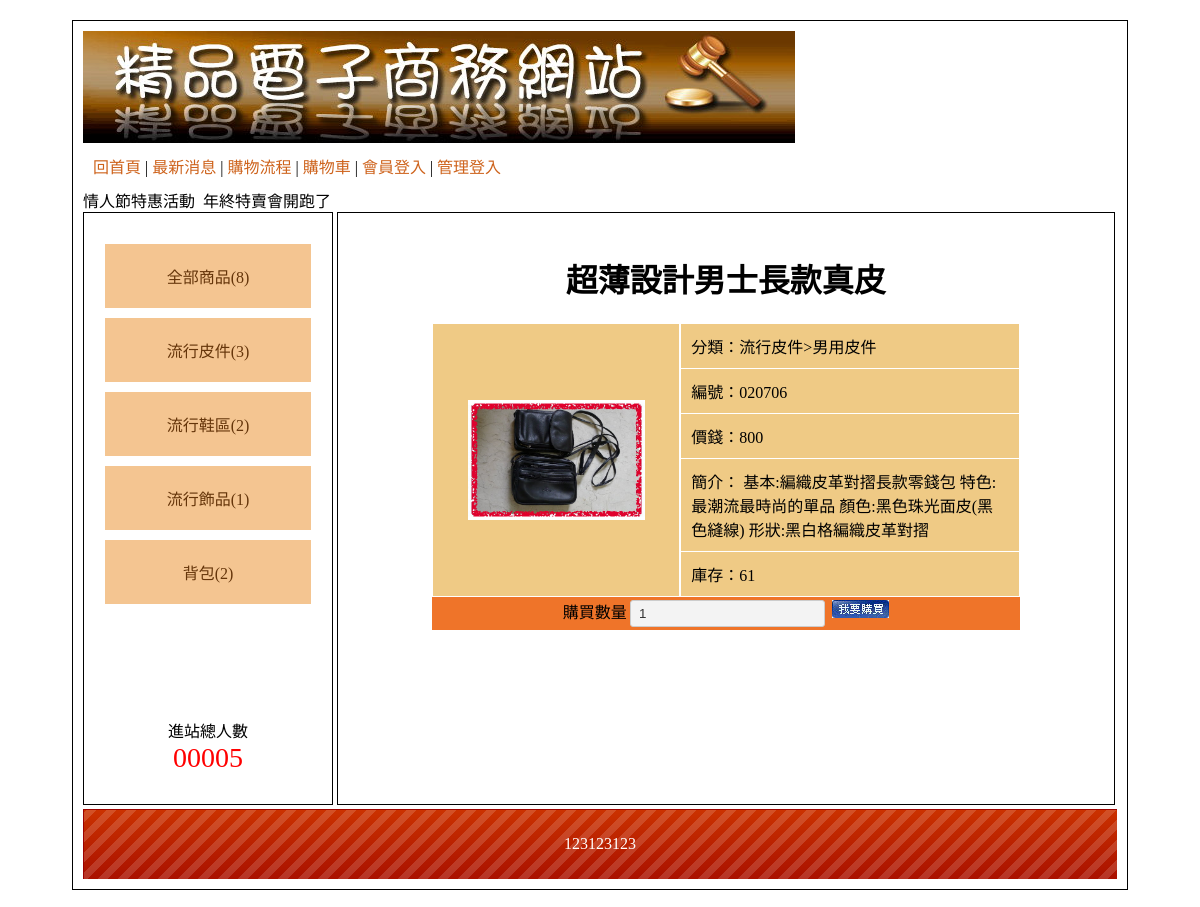
Page /?do=intro&id=3 on the committed database.
### tables this page shows
CREATE TABLE `type` (
  `id` int(11) UNSIGNED NOT NULL,
  `name` text NOT NULL,
  `parent` int(11) UNSIGNED NOT NULL
);

CREATE TABLE `goods` (
  `id` int(11) UNSIGNED NOT NULL,
  `no` text NOT NULL,
  `name` text NOT NULL,
  `price` int(11) UNSIGNED NOT NULL,
  `spec` text NOT NULL,
  `qt` int(11) UNSIGNED NOT NULL,
  `img` text NOT NULL,
  `intro` text NOT NULL,
  `big` int(11) UNSIGNED NOT NULL,
  `mid` int(11) UNSIGNED NOT NULL,
  `sh` int(1) UNSIGNED NOT NULL
);

CREATE TABLE `bot` (
  `id` int(11) UNSIGNED NOT NULL,
  `text` text NOT NULL
);

### api/base.php (called while the page is built, shortened)
<?php
class DB
{
    protected $table;
    protected $pdo;
    protected $dsn = "mysql:host=localhost;chartset=utf8;dbname=db15-0907";
    public function __construct($table)
    {
        $this->table = $table;
        $this->pdo = new PDO($this->dsn,'root','');
    }
    public function all(...$arg)
    {
        $sql = "SELECT * FROM `$this->table` ";
        if(isset($arg[0])){
            if(is_array($arg[0])){
                foreach ($arg[0] as $key => $value) {
                    $tmp[] = " `$key` = '$value' ";
                }
                $sql .= " WHERE " . join('AND',$tmp);
            }else{
            $sql .= $arg[0];
            }
        }
        return $this->pdo->query($sql)->fetchAll(PDO::FETCH_ASSOC);
    }
    public function find($id)
    {
        $sql = "SELECT * FROM `$this->table` ";
            if(is_array($id)){
                foreach ($id as $key => $value) {
                    $tmp[] = " `$key` = '$value' ";
                }
                $sql .= " WHERE " . join('AND',$tmp);
            }else{
            $sql .= " WHERE `id` = '$id' ";
            }
        return $this->pdo->query($sql)->fetch(PDO::FETCH_ASSOC);
    }
    public function math($math,$col,...$arg)
    {
        $sql = "SELECT $math($col) FROM `$this->table` ";
        if(isset($arg[0])){
            if(is_array($arg[0])){
                foreach ($arg[0] as $key => $value) {
                    $tmp[] = " `$key` = '$value' ";
                }
                $sql .= " WHERE " . join('AND',$tmp);
            }else{
            $sql .= $arg[0];
            }
        }
        return $this->pdo->query($sql)->fetchColumn();
    }
}
$Bot = new DB('bot');
$Goods = new DB('goods');
$Type = new DB('type');
?>

### index.php (the view, shortened to what this page needs)
<?php
include('./api/base.php');
$do = ($_GET['do'])??'main';
?>
<!DOCTYPE html
    PUBLIC "-//W3C//DTD XHTML 1.0 Transitional//EN" "http://www.w3.org/TR/xhtml1/DTD/xhtml1-transitional.dtd">
<html xmlns="http://www.w3.org/1999/xhtml">
<head>
    <link href="./css/css.css" rel="stylesheet" type="text/css">
</head>
<body>
    <div id="main">
        <div id="top">
            <a href="./index.php">
                <img src="./icon/0416.jpg">
            </a>
            <div style="padding:10px;">
                <a href="?">回首頁</a> |
                <a href="?do=news">最新消息</a> |
                <a href="?do=look">購物流程</a> |
                <a href="?do=buycart">購物車</a>
                |
                <?php
                if(isset($_SESSION['mem'])){
                ?>
                <a href="./api/logout.php?table=mem">登出</a>
                <?php
                }else{
                ?>
                <a href="?do=login">會員登入</a>
                <?php
                }
                ?>
                |
                <?php
                if(isset($_SESSION['admin'])){
                ?>
                <a href="./back.php">返回管理</a>
                <?php
                }else{
                ?>
                <a href="?do=admin">管理登入</a>
                <?php
                }
                ?>
            </div>
            <marquee>情人節特惠活動&nbsp;&nbsp;年終特賣會開跑了</marquee>
        </div>
        <div id="left" class="ct">
            <a href="?type=0">全部商品(<?=$Goods->math('COUNT','id',['sh'=>1])?>)</a>
            <div style="min-height:400px;">
                <?php
                $bigs = $Type->all(['parent'=>0]);
                foreach ($bigs as $key => $big) {
                ?>
                <div class="bigtype">
                    <a href="?type=<?=$big['id']?>">
                        <?=$big['name']?>(<?=$Goods->math('COUNT','id',['sh'=>1,'big'=>$big['id']])?>)
                    </a>
                </div>
                <?php
                }
                ?>
            </div>
            <span>
                <div>進站總人數</div>
                <div style="color:#f00; font-size:28px;">
                    00005 </div>
            </span>
        </div>
        <div id="right">
            <?php
            if(file_exists('./front/'.$do.'.php')){
                include('./front/'.$do.'.php');
            }else{
                include('./front/main.php');
            }
            ?>
        </div>
        <div id="bottom" style="line-height:70px;background:url(./icon/bot.png); color:#FFF;" class="ct">
            <?=$Bot->find(1)['text']?>
        </div>
    </div>
</body>
</html>

### front/intro.php (shortened to what this page needs)
<?php
$good = $Goods->find($_GET['id']);
?>
<h1 class="ct"><?=$good['name']?></h1>
<div class="d-f w-80 aut">
    <div class="pp w-40 p-10 m-1 d-f a-c j-c">
        <img src="./img/<?=$good['img']?>" alt="" style="height: 120px;">
    </div>
    <div class="w-60">
        <div class="pp p-10 m-1 ">
            分類：<?=$Type->find($good['big'])['name']?>><?=$Type->find($good['mid'])['name']?>
        </div>
        <div class="pp p-10 m-1">
            編號：<?=$good['no']?>
        </div>
        <div class="pp p-10 m-1 ">
            價錢：<?=$good['price']?>
        </div>
        <div class="pp p-10 m-1">
            簡介：
            <?=$good['intro']?>
        </div>
        <div class="pp p-10 m-1 ">
            庫存：<?=$good['qt']?>
        </div>
    </div>
</div>
<div class=" w-80 aut tt ct">
    購買數量<input type="number" name="qt" id="qt" min="1" value="1">
    <a href="#" onclick="buycart()">
        <img src="./icon/0402.jpg" alt="">
    </a>
</div>

### css/css.css (style rules this page uses)
body { font-family:"微軟正黑體"; }
#main { width:1034px; padding:10px; margin:20px auto 20px auto; border:#000 solid 1px; min-height:768px; }
#top a { color:#CE631C; text-decoration:none; }
#left { display:inline-block; width:20%; padding:2%; height:550px; vertical-align:top; border:#000 1px solid; overflow: auto; }
#left a { display:block; padding:20px 5px 20px 5px; text-decoration:none; background:#F4C591; margin:10px auto 10px auto; color:#65350A; }
.ct { text-align:center; }
#right { display:inline-block; width:71%; padding:2%; height:550px; border:#000 1px solid; overflow: auto; }
#bottom { height:70px; background-size:cover; }
.tt { background:#EF7429; }
.pp { background:#EFCA85; }
input[type=text],input[type=password],input[type=submit],button,.button,input[type=reset],input[type=button],select，textarea,input[type=number] { background:#F3F3F3; border:#CCC 1px solid; border-radius:3px; padding:5px 8px 5px 8px; text-decoration:none; margin:3px; color:#333; }
.w-80 { width: 80%; }
.w-60 { width: 60%; }
.w-40 { width: 40%; }
.d-f { display: flex; }
.a-c { align-items: center; }
.j-c { justify-content: center; }
.aut { margin: auto; }
.p-10 { padding: 10px; }
.m-1 { margin: 1px; }

### rows in the picture
type: name "流行皮件", math "3"
type: name "流行鞋區", id "2"
type: name "流行飾品", math "1"
type: name "背包", math "2"
goods: name "超薄設計男士長款真皮", img (picture), big.name "流行皮件", mid.name "男用皮件", no "020706", price "800", intro "基本:編織皮革對摺長款零錢包 特色:最潮流最時尚的單品 顏色:黑色珠光面皮(黑色縫線) 形狀:黑白格編織皮革對摺", qt "61"
bot: text "123123123"

### other values in the picture
$Goods->math('COUNT','id',['sh'=>1]) "8"
